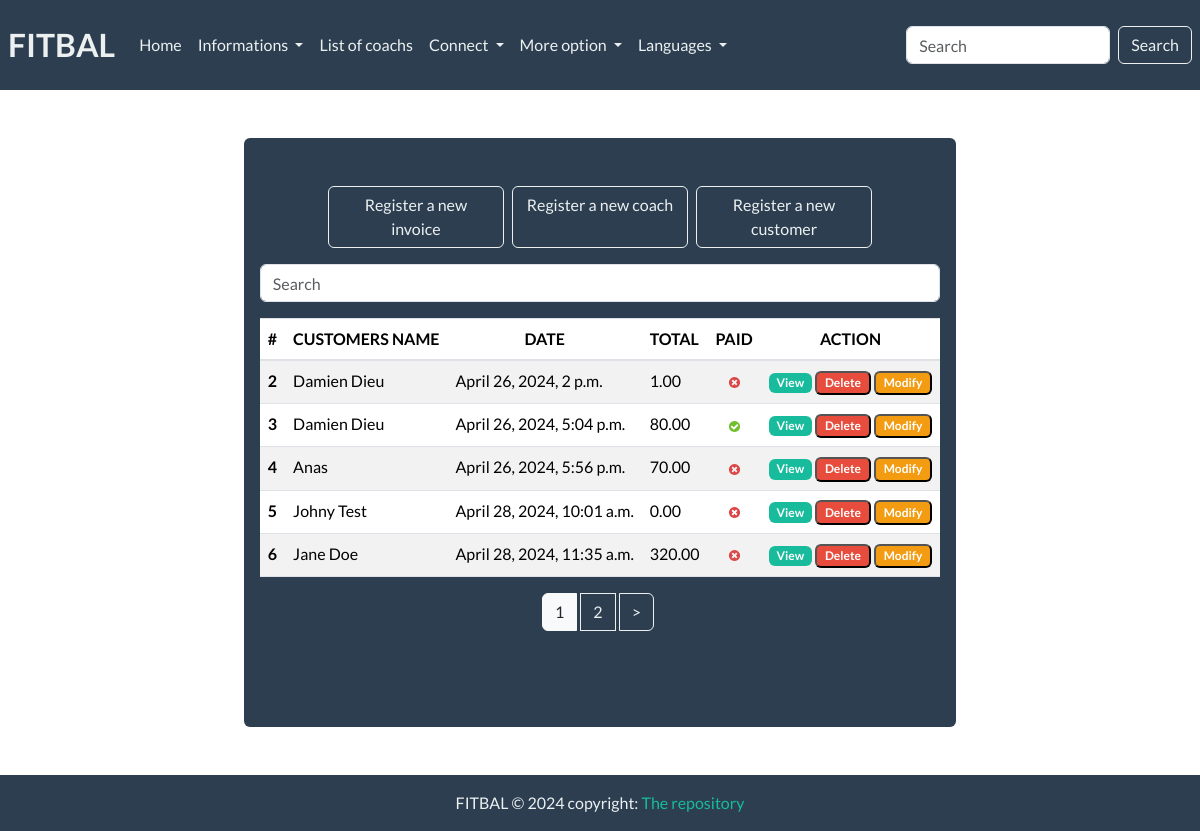
Before: / with the older database file.
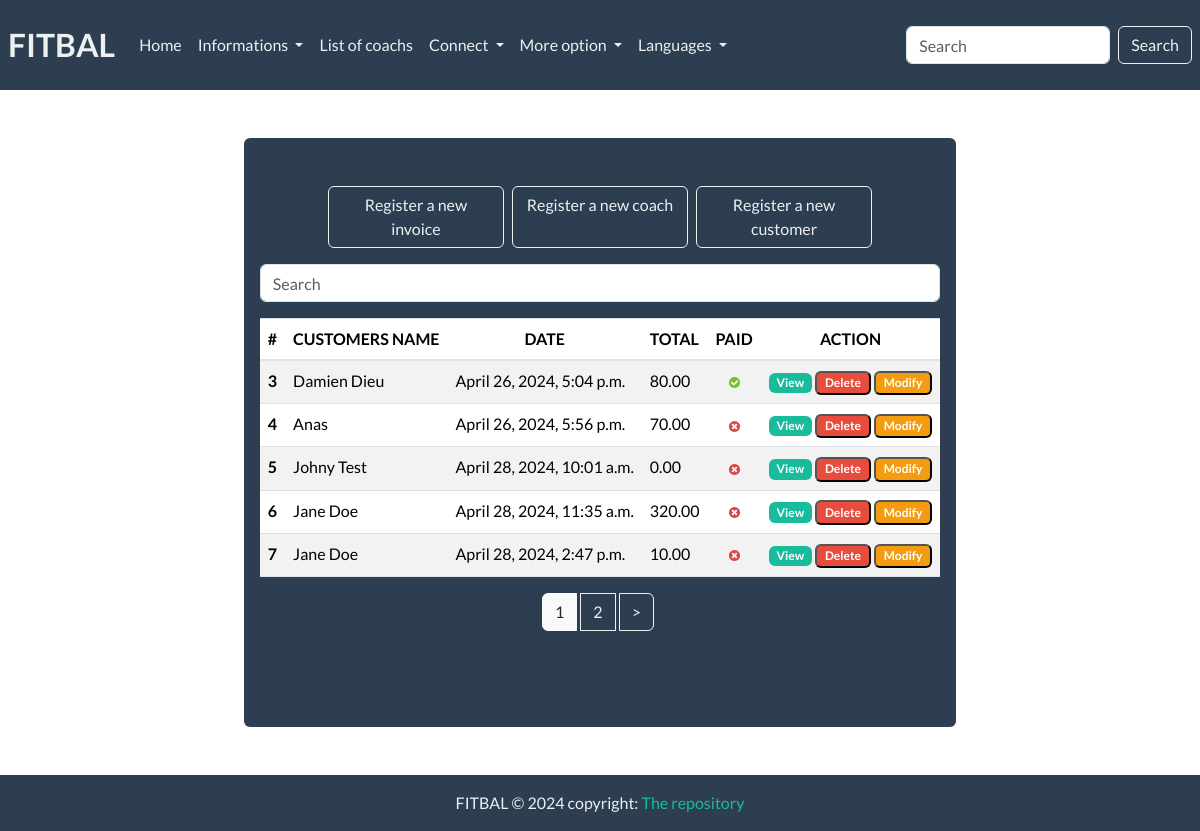
After: the same page with the newer database file.
### Fit_bal/models.py (models this page shows, shortened)
class Invoice(models.Model):
    customer = models.ForeignKey(Customer, on_delete=models.PROTECT)
    save_by = models.ForeignKey(User, on_delete=models.PROTECT)
    invoice_datetime = models.DateTimeField(auto_now_add=True)
    total = models.DecimalField(max_digits=100000, decimal_places=2)
    last_updated_date = models.DateTimeField(null=True, blank=True)
    paid = models.BooleanField(default=False)
    comment = models.TextField(null=True, max_length=1000,blank=True)
    class Meta:
        verbose_name = "Invoice"
        verbose_name_plural = "Invoices"

class Customer(models.Model):
    SEX_TYPES = {
        ('M','Male'),
        ('F','Female'),
        ('P','Other')
    }
    name = models.CharField(max_length=128)
    email = models.EmailField()
    phone = models.CharField(max_length=128)
    address = models.CharField(max_length=128)
    sex = models.CharField(max_length=1, choices= SEX_TYPES)
    age = models.CharField(max_length=12)
    city = models.CharField(max_length=32)
    zip_code = models.CharField(max_length=16)
    created_date = models.DateTimeField(auto_now_add=True)
    save_by = models.ForeignKey(User, on_delete=models.PROTECT)
    class Meta:
        verbose_name = "Customer"
        verbose_name_plural = "Customers"

### Fit_bal/views.py (the view, shortened to what this page needs)
# urls.py: path('',views.HomeView.as_view(), name='home'),
class HomeView(View):
    templates_name = 'index.html'
    def get(self, request, *args, **kwargs):
        invoices = Invoice.objects.select_related('customer','save_by').all()
        context = {
            'invoices':invoices
            }
        items = pagination(request,invoices)
        context['invoices'] = items
        return render(request, self.templates_name,context)

### Fit_bal/utils.py (called while the page is built)
def pagination(request, invoices):
    default_page = 1
    page = request.GET.get('page',default_page)
    perPage = 5
    paginator = Paginator(invoices, perPage)
    try:
        items_page = paginator.page(page)
    except PageNotAnInteger:
        items_page = paginator.page(default_page)
    except EmptyPage:
        items_page = paginator.page(paginator.num_pages)
    return items_page

### templates/index.html (shortened to what this page needs)
{% extends "base.html" %}
{% load static %}
{% load i18n %}
{% block content %}
<br><br>
<div class="row d-flex justify-content-center">
    <a href="{% url 'add-invoice' %}" class="btn col-md-3 btn-outline-light">
        Register a new invoice
    </a>
    <a href="{% url 'add-coach' %}" class="btn col-md-3 ml-2 btn-outline-light">
        Register a new coach
    </a>
    <a href="{% url 'add-customer' %}" class="btn col-md-3 ml-2 btn-outline-light">
        Register a new customer
    </a>
</div>
<div class="form-group mt-3">
    <input id="search" class="form-control" type="text" placeholder="Search">
</div>
<div>
    <table class="table table-striped">
        <thead>
            <tr>
                <th scope="col">#</th>
                <th scope="col">CUSTOMERS NAME</th>
                <th class="text-center" scope="col">DATE</th>
                <th scope="col">TOTAL</th>
                <th scope="col">PAID</th>
                <th class="text-center" scope="col">ACTION</th>
            </tr>
        </thead>
        <tbody id="myTable">
            {% if invoices %}
            {% for invoice in invoices %}
            <tr>
                <th scope="row">{{ invoice.pk }}</th>
                <td>{{invoice.customer.name}}</td>
                <td>{{invoice.invoice_datetime}}</td>
                <td>{{invoice.total }}</td>
                <td class="text-center">
                    {% if invoice.paid %}
                    <img src="{% static 'images/crois_verte.svg' %}" alt="True">
                    {% else %}
                    <img src="{% static 'images/crois_rouge.svg' %}" alt="False">
                    {% endif %}
                </td>
                <td>
                    <a href="/" title="Detail" class="badge text-white bg-success text-decoration-none">View</a>
                    <button id="btn-invoice-sup" type="button" data-toggle="modal" data-target="#supprimer"
                        class="badge text-white bg-danger" title="Supprimer" data-id="{{ invoice.pk }}"
                        data-customer="{{invoice.customer.name}}">Delete
                    </button>
                    <button id="btn-invoice-mod" type="button" data-toggle="modal" title="Modifier"
                        data-target="#modifier" data-id="{{invoice.pk}}" data-customer="{{invoice.customer.name}}"
                        class="badge text-white bg-warning">Modify
                    </button>
                </td>
            </tr>
            {% endfor %}
            {% else %}
            <tr>
                <td colspan="7" class="text-center text-dark">No invoice found</td>
            </tr>
            {% endif %}
        </tbody>
    </table>
</div>
{% if invoices.has_other_pages %}
<div class="d-flex justify-content-center">
    <div class="btn-group" role="group" aria-label="Item pagination">
        {% for page_number in invoices.paginator.page_range %}
            {% if invoices.number == page_number %}
                <button class="btn btn-outline-light active mr-1">
                    <span>{{ page_number }} <span class="sr-only">(current)</span></span>
                </button>
                {% else %}
                    <a href="?page={{page_number}}" class="btn btn-outline-light mr-1">{{ page_number }}</a>
            {% endif %}
        {% endfor %}
        {% if invoices.has_next %}
        <a href="?page={{invoices.next_page_number}}" class="btn btn-outline-light mr-1">&gt;</a>
        {% endif %}
    </div>
</div>
{% endif %}
<br><br>
{% endblock %}

### templates/base.html (shortened to what this page needs)
<!DOCTYPE html>
{% load static %}
<html lang="en">
<head>
    <link rel="stylesheet" href="https://cdn.jsdelivr.net/npm/bootstrap@4.6.2/dist/css/bootstrap.min.css">
    <link rel="stylesheet" href="{% static 'bootstrap.min.css' %}">
</head>
<body class="d-flex flex-column min-vh-100">
    <header>
        <nav class="navbar navbar-expand-lg bg-primary">
            <a class="navbar-brand text-light ml-2 fw-bold fs-3" href="/">FITBAL</a>
            <div class="collapse navbar-collapse" id="navbarSupportedContent">
                <ul class="navbar-nav mr-auto">
                    <li class="nav-item active">
                        <a class="nav-link text-light" href="/">Home<span class="sr-only">(current)</span></a>
                    </li>
                    <li class="nav-item dropdown">
                        <a class="nav-link dropdown-toggle text-light" href="#" role="button" data-toggle="dropdown"
                            aria-expanded="false">
                            Informations
                        </a>
                    </li>
                    <li class="nav-item">
                        <a class="nav-link text-light" href="#">List of coachs</a>
                    </li>
                    <li class="nav-item dropdown">
                        <a class="nav-link dropdown-toggle text-light" href="#" role="button" data-toggle="dropdown" aria-expanded="false">
                            Connect
                        </a>
                    </li>
                    <li class="nav-item dropdown">
                        <a class="nav-link dropdown-toggle text-light" href="#" role="button" data-toggle="dropdown"
                            aria-expanded="false">
                            More option
                        </a>
                    </li>
                    <li class="nav-item dropdown">
                        <a class="nav-link dropdown-toggle text-light" href="#" role="button" data-toggle="dropdown"
                            aria-expanded="false">
                            Languages
                        </a>
                    </li>
                </ul>
                <form class="form-inline my-2 my-lg-0">
                    <input class="form-control mr-sm-2" type="search" placeholder="Search" aria-label="Search">
                    <button class="btn btn-outline-light my-2 my-sm-0 mr-2" type="submit">Search</button>
                </form>
            </div>
        </nav>
    </header>
    <div class="container d-flex justify-content-center">
        <div class="bg-primary text-light m-5 px-3 pb-5 rounded">
            {% block content %}
            {% endblock content %}
        </div>
    </div>
    <footer class="bg-primary text-center text-light mt-auto">
        <div class="text-center p-3">
            FITBAL © 2024 copyright:
            <a class="text-decoration-none" href="https://github.com/otmanbalhor/FitBal-App">The repository</a>
        </div>
    </footer>
</body>
</html>

Changed rows visible on the page:
removed Invoice: pk "2", customer.name "Damien Dieu", invoice_datetime "April 26, 2024, 2 p.m.", total "1.00", paid False (drawn)
now on this page (row unchanged): Invoice: pk "7", customer.name "Jane Doe", invoice_datetime "April 28, 2024, 2:47 p.m.", total "10.00", paid False (drawn)
